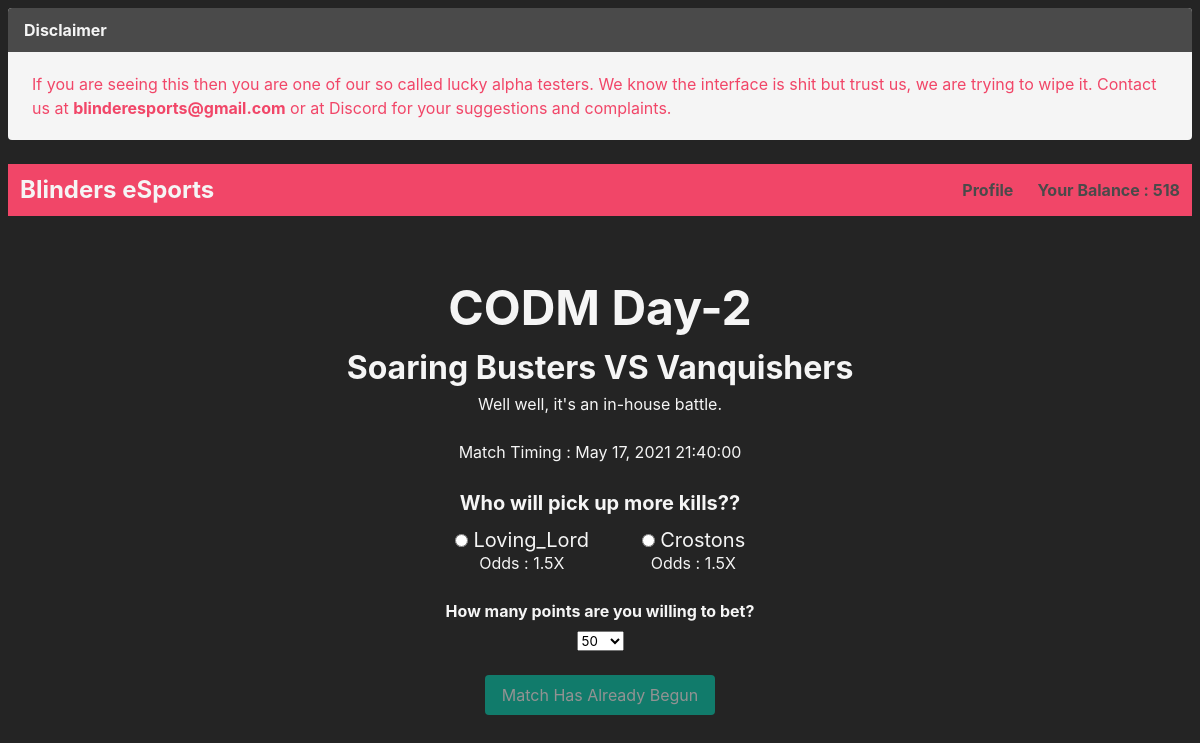
The app's page /detail/cod002/ (signed in) with its own data.
### books/models.py (models this page shows, shortened)
class Point(models.Model):
    user_current = models.OneToOneField(User, related_name='user_current', on_delete=models.CASCADE, null=True)
    points = models.IntegerField(default=250)
    pointLog = models.TextField(blank=True)
    xp_points = models.IntegerField(default=0)
    xp_level = models.IntegerField(default=0)

class Match(models.Model):
    STATUS_CHOICES = (
        ("Upcoming", 'Upcoming'),
        ("Completed", 'Completed'),
        ("Rewarded", 'Rewarded'),
    )
    match = models.TextField()
    slug = models.SlugField(unique=True)
    datetime = models.DateTimeField()
    description = models.TextField(blank=True)
    image_URL = models.CharField(max_length=200)
    video_URL = models.CharField(max_length=300, blank=True)
    status = models.CharField(max_length=100, choices=STATUS_CHOICES, default="Upcoming")
    active = models.BooleanField(default=True)
    teamOne = models.ForeignKey(to="teams.Team", on_delete=models.CASCADE, related_name="Team_One")
    teamTwo = models.ForeignKey(to="teams.Team", on_delete=models.CASCADE, related_name="Team_Two")

class BetOption(models.Model):
    match = models.OneToOneField(to="books.Match", on_delete=models.CASCADE, related_name='bet_for_match', null=True)
    bet_one = models.CharField(max_length=300)
    bet_one_option_one = models.CharField(max_length=100)
    bet_one_option_one_odds = models.FloatField(default=1.0)
    bet_one_option_two = models.CharField(max_length=100)
    bet_one_option_two_odds = models.FloatField(default=1.0)
    bet_one_winner = models.CharField(max_length=100, blank=True)

### teams/models.py (models this page shows, shortened)
class Team(models.Model):
    name = models.CharField(max_length=300)
    index1 = models.IntegerField(primary_key=True, unique=True, default=0)
    logo_URL = models.CharField(max_length=400)
    description = models.TextField(blank=True)
    members = models.TextField(blank=True)
    matches_played = models.IntegerField(default=0)
    wins = models.IntegerField(default=0)
    def __str__(self):
        return self.name

### books/views.py (the view, shortened to what this page needs)
# urls.py: url('detail/(?P<slug>[\w-]+)/$', books_view.details, name="detail"),
@login_required(login_url="/login/")
def details(request, slug):
     point = Point.objects.get(user_current=request.user)
     teambets = Match.objects.get(slug=slug)
     option = BetOption.objects.get(match=teambets.id)
     try:
        betentry = BetEntrie.objects.get(concerned=teambets.match, user_entered=request.user)
     except BetEntrie.DoesNotExist:
        betentry = BetEntrie.objects.create(concerned=teambets.match, user_entered=request.user)
     return render(request,'details.html',{'teambets' : teambets, 'point' : point , 'betentry' : betentry , 'option' : option})

### books/templates/details.html (shortened to what this page needs)
<html lang="en">
<head>
    <link rel="stylesheet" href="https://cdn.jsdelivr.net/npm/bulma@0.9.2/css/bulma.min.css">
</head>
<body class="px-2 py-2 has-background-black-ter">
<article class="message">
  <div class="message-header has-text-white-ter">
    <p>Disclaimer</p>
  </div>
  <div class="message-body has-text-danger">
    If you are seeing this then you are one of our so called lucky alpha testers. We know the interface is shit but trust us, we are trying to wipe it. Contact us at <strong>blinderesports@gmail.com</strong> or at Discord for your suggestions and complaints.
  </div>
</article>
    <nav class="navbar has-background-danger">
        <div class="navbar-brand is-primary">
            <a href="/home/" class="navbar-item has-text-message">
                <h1 class="is-size-4 has-text-weight-bold has-text-white-ter">Blinders eSports</h1>
            </a>
        </div>
        <div class="navbar-menu" id="nav-links">
          <div class="navbar-end">
        {% if user.is_authenticated %}
            <a href="/profile/" class="navbar-item has-text-weight-bold">Profile</a>
        {% else %}
            <a href="/login/" class="navbar-item has-text-weight-bold">Login</a>
        {% endif %}
        {% if user.is_authenticated %}
            <a class="navbar-item has-text-weight-bold">Your Balance : {{point.points}}</a>
        {% endif %}
          </div>
        </div>
  </nav>
<div class="section">
  <div class="container px-2 py-2">
    <form action="" method="POST">
        <h1 class="is-size-1 has-text-centered has-text-weight-bold has-text-white-ter">
            {{teambets.match | linebreaks }}
        </h1>
        <h1 class="is-size-3 has-text-centered has-text-white-ter has-text-weight-bold">
          {{teambets.teamOne}} VS {{teambets.teamTwo}}
        </h1>
        <h1 class="is-size-5is-italic has-text-centered has-text-white-ter">
          {{teambets.description | linebreaks }}
        </h1><br>
        <h3 class="subtitle-is-6 has-text-centered has-text-white-ter">
          Match Timing : <span class="subtitle-is-6" id="event-box">{{teambets.datetime | date:"M d, Y H:i:s"}}</span>
        </h3>
        <br>
      <div class="container has-text-centered has-text-white-ter">
        <div class="control">
          <span class="label has-text-white-ter is-size-5">{{option.bet_one | linebreaks }}</span>
            <label class="radio is-size-5 mx-5">
              <input type="radio" name="team" value="One" required>
              {{option.bet_one_option_one}} <br>
              <span class="subtitle is-6 has-text-white-ter ">Odds : {{option.bet_one_option_one_odds}}X</span>
            </label>
            <label class="radio is-size-5 mx-5">
              <input type="radio" name="team" value="Two" required>
              {{option.bet_one_option_two}} <br>
              <span class="subtitle is-6 has-text-white-ter ">Odds : {{option.bet_one_option_two_odds}}X</span>
            </label>
            <br> <br>
            <label class="label has-text-white-ter">How many points are you willing to bet?</label>
            <div class="control">
              <select name="pointoptions" id="list1">
                <option value="50">50</option>
              </select>
            </div>
        </div>
      </div>
      <br>
  {% if betentry.betted == False %}
        {% if point.points >= 50 %}
        <div class="container has-text-centered">
        <div class="control">
            <button class="button is-primary" id="button">Submit</button>
        </div>
        </div>
        {% else %}
        <div class="container has-text-centered">
        <div class="control">
            <button class="button is-primary" disabled>Points Not Enough</button>
        </div>
        </div>
        {% endif %}
    {% elif betentry.betted == True %}
        <div class="container has-text-centered">
        <div class="control">
            <span class="button is-primary" id="button" disabled>You have already placed a bet</span>
        </div>
        </div>
  {% endif %}
    </form>
  <section class="hero">
        <div class="control" id="hero-body">
        </div>
  </section>
  </div>
  </div>
</body>
</html>

### books/templates/details.html (style rules this page uses)
#hero-body { height: 75px; overflow: auto; }

### records on screen
Point: points "518"
Match: match "CODM Day-2", teamOne "Soaring Busters", teamTwo "Vanquishers", description "Well well, it's an in-house battle.", datetime "May 17, 2021 21:40:00"
BetOption: bet_one "Who will pick up more kills??", bet_one_option_one "Loving_Lord", bet_one_option_one_odds "1.5", bet_one_option_two "Crostons", bet_one_option_two_odds "1.5"
